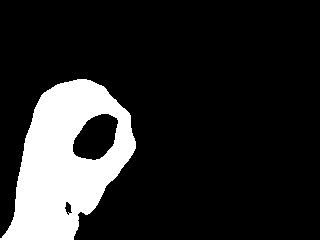
#> input picture images/0/0 (12).jpg, 320 x 240 px, given in place of the camera
$ python BFmatching.py
#> lines starting #> are read from the running program, lines starting #| are printed output that depends on the picture
import cv2
import numpy as np
import os
import time

# Initialize the webcam
cap = cv2.VideoCapture(0)

# Capture the static background
print("Capturing background... Please make sure the scene is empty.")
cv2.waitKey(2000)
ret, static_background = cap.read()
#> static_background is the input picture: shape (240, 320, 3); min 0, max 255, mean 41.2
static_background_gray = cv2.cvtColor(static_background, cv2.COLOR_BGR2GRAY)
static_background_gray = cv2.GaussianBlur(static_background_gray, (21, 21), 0)
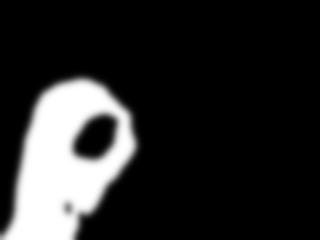
#> static_background_gray: shape (240, 320); min 0, max 255, mean 41.2

print("Background captured! Press SPACE to start capturing and matching ROI.")

def extract_sift_features(image):
    sift = cv2.SIFT_create()
    keypoints, descriptors = sift.detectAndCompute(image, None)
    return keypoints, descriptors

def match_sift_features(query_descriptors, stored_descriptors):
    index_params = dict(algorithm=1, trees=10)
    search_params = dict(checks=50)
    flann = cv2.FlannBasedMatcher(index_params, search_params)
    matches = flann.knnMatch(query_descriptors, stored_descriptors, k=2)

    # Lowe's ratio test
    good_matches = []
    for m, n in matches:
        if m.distance < 0.7 * n.distance:
            good_matches.append(m)
    return len(good_matches)

# Precompute and store descriptors for each image in the directory
def load_descriptors(dir_path):
    descriptors_dict = {}
    for root, _, files in os.walk(dir_path):
        for file in files:
            if file.lower().endswith(('.jpg', '.jpeg', '.png', '.bmp')):
                image_path = os.path.join(root, file)
                img = cv2.imread(image_path, cv2.IMREAD_GRAYSCALE)
                _, descriptors = extract_sift_features(img)
                if descriptors is not None:
                    descriptors_dict[image_path] = descriptors
    return descriptors_dict

print("Loading descriptors for matching...")
image_descriptors = load_descriptors("images")
#> image_descriptors = 4 items
print(f"Loaded descriptors for {len(image_descriptors)} images.")
#| Loaded descriptors for 4 images.

matching_mode = False  # Flag for matching mode
last_match_time = 0  # Last time a match was attempted
best_directory_text = ""  # Text to display the best match directory

while True:
    # Capture the current frame
    ret, frame = cap.read()
    if not ret:
        break

    # Convert current frame to grayscale and apply Gaussian blur
    gray_frame = cv2.cvtColor(frame, cv2.COLOR_BGR2GRAY)
    gray_frame = cv2.GaussianBlur(gray_frame, (21, 21), 0)

    # Calculate absolute difference for background subtraction
    diff_frame = cv2.absdiff(static_background_gray, gray_frame)
#> diff_frame: shape (240, 320); every value is 0
    _, thresh_frame = cv2.threshold(diff_frame, 50, 255, cv2.THRESH_BINARY)

    # Capture the bottom-left region from the thresholded frame
    h, w = thresh_frame.shape[:2]
#> h = 240; w = 320
    roi = thresh_frame[h // 2:, :w // 2]  # bottom-left region
#> roi: shape (120, 160); every value is 0

    # Check for key press
    key = cv2.waitKey(1) & 0xFF
#> (key q is pressed here)

    # Start matching mode when SPACE is pressed
    if key == ord(' '):
        matching_mode = True
        print("Matching mode enabled. Starting SIFT matching...")

    # Perform matching every 1 second if in matching mode
    if matching_mode and (time.time() - last_match_time > 1):
        print("Matching captured ROI...")
        _, query_descriptors = extract_sift_features(roi)

        if query_descriptors is not None:
            match_results = []
            for image_path, descriptors in image_descriptors.items():
                match_count = match_sift_features(query_descriptors, descriptors)
                match_results.append((match_count, image_path))

            # Sort by number of good matches and select top 10
            match_results.sort(key=lambda x: x[0], reverse=True)
            best_matches = match_results[:10]

            # Identify the directory of the best match
            if best_matches:
                best_directory = os.path.dirname(best_matches[0][1])
                best_directory_text = f"Best Match Directory: {best_directory}"
                print(f"Top 10 matches found in directory: {best_directory}")
                for i, (match_count, img_path) in enumerate(best_matches):
                    print(f"Rank {i+1}: {img_path} with {match_count} good matches")
            else:
                best_directory_text = "No good matches found."
                print("No good matches found.")
        else:
            best_directory_text = "Failed to extract features from the ROI."
            print("Failed to extract features from the ROI.")

        # Update the last match time
        last_match_time = time.time()

    # Display the best match directory text on the frame
    cv2.putText(frame, best_directory_text, (10, 50), cv2.FONT_HERSHEY_SIMPLEX, 0.7, (0, 255, 0), 2)

    # Show the updated frame with text
    cv2.imshow("Original Frame", frame)
    cv2.imshow("Segmented ROI", roi)

    # Exit the loop when 'q' key is pressed
    if key == ord('q'):
        break

# Release the webcam and close all OpenCV windows
cap.release()
cv2.destroyAllWindows()
